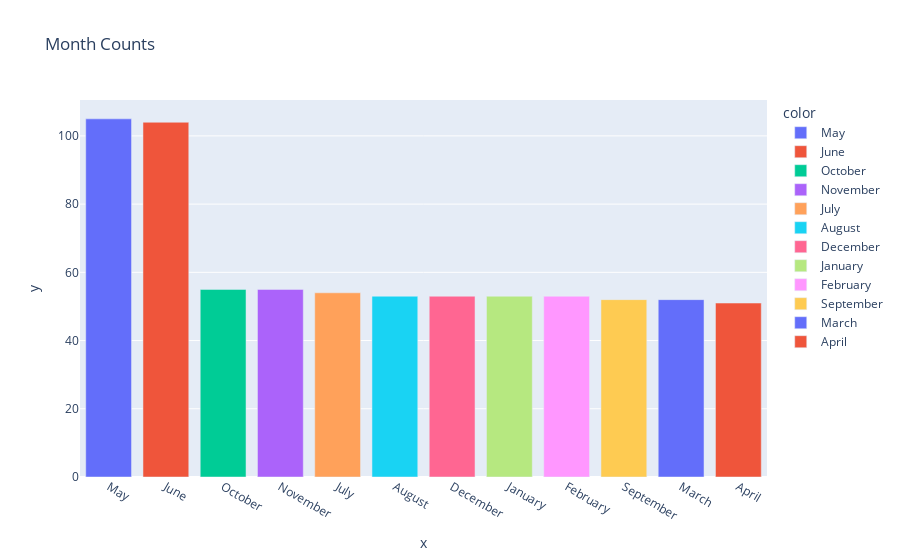

The cell this chart's notebook holds for it:
### Code cell
px.bar(df,x=df['Month'].value_counts().keys(),y=df['Month'].value_counts(),color=df['Month'].value_counts().keys(),title='Month Counts')

### Figure 1 — Plotly figure (JSON) as saved in the notebook; plotly's stock layout.template omitted (floating-point values rounded to 4 significant figures)
{"data": [{"alignmentgroup": "True", "hovertemplate": "color=May<br>x=%{x}<br>y=%{y}<extra></extra>", "legendgroup": "May", "marker": {"color": "#636efa", "pattern": {"shape": ""}}, "name": "May", "offsetgroup": "May", "orientation": "v", "showlegend": true, "textposition": "auto", "type": "bar", "x": ["May"], "xaxis": "x", "y": [105], "yaxis": "y"}, {"alignmentgroup": "True", "hovertemplate": "color=June<br>x=%{x}<br>y=%{y}<extra></extra>", "legendgroup": "June", "marker": {"color": "#EF553B", "pattern": {"shape": ""}}, "name": "June", "offsetgroup": "June", "orientation": "v", "showlegend": true, "textposition": "auto", "type": "bar", "x": ["June"], "xaxis": "x", "y": [104], "yaxis": "y"}, {"alignmentgroup": "True", "hovertemplate": "color=October<br>x=%{x}<br>y=%{y}<extra></extra>", "legendgroup": "October", "marker": {"color": "#00cc96", "pattern": {"shape": ""}}, "name": "October", "offsetgroup": "October", "orientation": "v", "showlegend": true, "textposition": "auto", "type": "bar", "x": ["October"], "xaxis": "x", "y": [55], "yaxis": "y"}, {"alignmentgroup": "True", "hovertemplate": "color=November<br>x=%{x}<br>y=%{y}<extra></extra>", "legendgroup": "November", "marker": {"color": "#ab63fa", "pattern": {"shape": ""}}, "name": "November", "offsetgroup": "November", "orientation": "v", "showlegend": true, "textposition": "auto", "type": "bar", "x": ["November"], "xaxis": "x", "y": [55], "yaxis": "y"}, {"alignmentgroup": "True", "hovertemplate": "color=July<br>x=%{x}<br>y=%{y}<extra></extra>", "legendgroup": "July", "marker": {"color": "#FFA15A", "pattern": {"shape": ""}}, "name": "July", "offsetgroup": "July", "orientation": "v", "showlegend": true, "textposition": "auto", "type": "bar", "x": ["July"], "xaxis": "x", "y": [54], "yaxis": "y"}, {"alignmentgroup": "True", "hovertemplate": "color=August<br>x=%{x}<br>y=%{y}<extra></extra>", "legendgroup": "August", "marker": {"color": "#19d3f3", "pattern": {"shape": ""}}, "name": "August", "offsetgroup": "August", "orientation": "v", "showlegend": true, "textposition": "auto", "type": "bar", "x": ["August"], "xaxis": "x", "y": [53], "yaxis": "y"}, {"alignmentgroup": "True", "hovertemplate": "color=December<br>x=%{x}<br>y=%{y}<extra></extra>", "legendgroup": "December", "marker": {"color": "#FF6692", "pattern": {"shape": ""}}, "name": "December", "offsetgroup": "December", "orientation": "v", "showlegend": true, "textposition": "auto", "type": "bar", "x": ["December"], "xaxis": "x", "y": [53], "yaxis": "y"}, {"alignmentgroup": "True", "hovertemplate": "color=January<br>x=%{x}<br>y=%{y}<extra></extra>", "legendgroup": "January", "marker": {"color": "#B6E880", "pattern": {"shape": ""}}, "name": "January", "offsetgroup": "January", "orientation": "v", "showlegend": true, "textposition": "auto", "type": "bar", "x": ["January"], "xaxis": "x", "y": [53], "yaxis": "y"}, {"alignmentgroup": "True", "hovertemplate": "color=February<br>x=%{x}<br>y=%{y}<extra></extra>", "legendgroup": "February", "marker": {"color": "#FF97FF", "pattern": {"shape": ""}}, "name": "February", "offsetgroup": "February", "orientation": "v", "showlegend": true, "textposition": "auto", "type": "bar", "x": ["February"], "xaxis": "x", "y": [53], "yaxis": "y"}, {"alignmentgroup": "True", "hovertemplate": "color=September<br>x=%{x}<br>y=%{y}<extra></extra>", "legendgroup": "September", "marker": {"color": "#FECB52", "pattern": {"shape": ""}}, "name": "September", "offsetgroup": "September", "orientation": "v", "showlegend": true, "textposition": "auto", "type": "bar", "x": ["September"], "xaxis": "x", "y": [52], "yaxis": "y"}, {"alignmentgroup": "True", "hovertemplate": "color=March<br>x=%{x}<br>y=%{y}<extra></extra>", "legendgroup": "March", "marker": {"color": "#636efa", "pattern": {"shape": ""}}, "name": "March", "offsetgroup": "March", "orientation": "v", "showlegend": true, "textposition": "auto", "type": "bar", "x": ["March"], "xaxis": "x", "y": [52], "yaxis": "y"}, {"alignmentgroup": "True", "hovertemplate": "color=April<br>x=%{x}<br>y=%{y}<extra></extra>", "legendgroup": "April", "marker": {"color": "#EF553B", "pattern": {"shape": ""}}, "name": "April", "offsetgroup": "April", "orientation": "v", "showlegend": true, "textposition": "auto", "type": "bar", "x": ["April"], "xaxis": "x", "y": [51], "yaxis": "y"}], "layout": {"barmode": "relative", "legend": {"title": {"text": "color"}, "tracegroupgap": 0}, "title": {"text": "Month Counts"}, "xaxis": {"anchor": "y", "domain": [0, 1], "title": {"text": "x"}}, "yaxis": {"anchor": "x", "domain": [0, 1], "title": {"text": "y"}}}}
